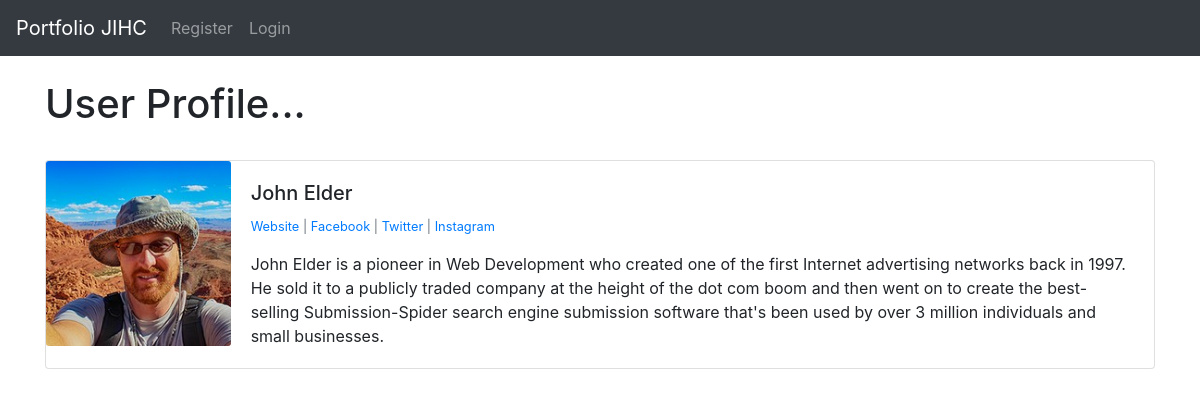
/members/1/profile/, run on the app's committed database.
### theblog/models.py (models this page shows, shortened)
class Profile(models.Model):
	user = models.OneToOneField(User, null=True, on_delete=models.CASCADE)
	bio = models.TextField()
	profile_pic = models.ImageField(null=True, blank=True, upload_to="images/profile/")
	website_url = models.CharField(max_length=255, null=True, blank=True)
	facebook_url = models.CharField(max_length=255, null=True, blank=True)
	twitter_url = models.CharField(max_length=255, null=True, blank=True)
	instagram_url = models.CharField(max_length=255, null=True, blank=True)
	pinterest_url = models.CharField(max_length=255, null=True, blank=True)

### members/views.py (the view)
# urls.py: path('<int:pk>/profile/', ShowProfilePageView.as_view(), name='show_profile_page'),
class ShowProfilePageView(DetailView):
	model = Profile
	template_name = 'registration/user_profile.html'
	def get_context_data(self, *args, **kwargs):
		context = super(ShowProfilePageView, self).get_context_data(*args, **kwargs)
		page_user = get_object_or_404(Profile, id=self.kwargs['pk'])
		context["page_user"] = page_user
		return context

### members/templates/registration/user_profile.html (shortened to what this page needs)
{% extends 'base.html' %}
{% load static %}
{% block content %}
<h1>User Profile...</h1>
<br/>
<div class="card mb-3">
  <div class="row no-gutters">
    <div class="col-md-2">
{% if page_user.profile_pic %}
      <img src="{{ page_user.profile_pic.url }}" class="card-img">
{% else %}
	<img src="{% static 'theblog/images/default_profile_pic.png' %}" class="card-img">
{% endif %}
    </div>
    <div class="col-md-10">
      <div class="card-body">
        <h5 class="card-title">
        	{{ page_user.user.first_name }}
			{{ page_user.user.last_name }}
		</h5>
<p class="small text-muted">
	{% if page_user.website_url %}
		 <a href="{{ page_user.website_url }}">  Website</a>
	{% endif %}
	{% if page_user.facebook_url %}
		 | <a href="{{ page_user.facebook_url }}">Facebook</a>
	{% endif %}
	{% if page_user.twitter_url %}
		| <a href="{{ page_user.twitter_url }}">Twitter</a>
	{% endif %}
	{% if page_user.instagram_url %}
		| <a href="{{ page_user.instagram_url }}">Instagram</a>
	{% endif %}
</p>
<p class="card-text">
        	{{ page_user.bio }}
        </p>
      </div>
    </div>
  </div>
</div>
<br/><br/>
{% endblock %}

### data on the page
Profile: profile_pic (picture), user.first_name "John", user.last_name "Elder", bio "John Elder is a pioneer in Web Development who created one of the first Internet advertising networks back in 1997. He sold it to a publicly traded company at the height of the dot com boom and then went on to create the best-selling Submission-Spider search engine submission software that's been used by over 3 million individuals and small businesses."
